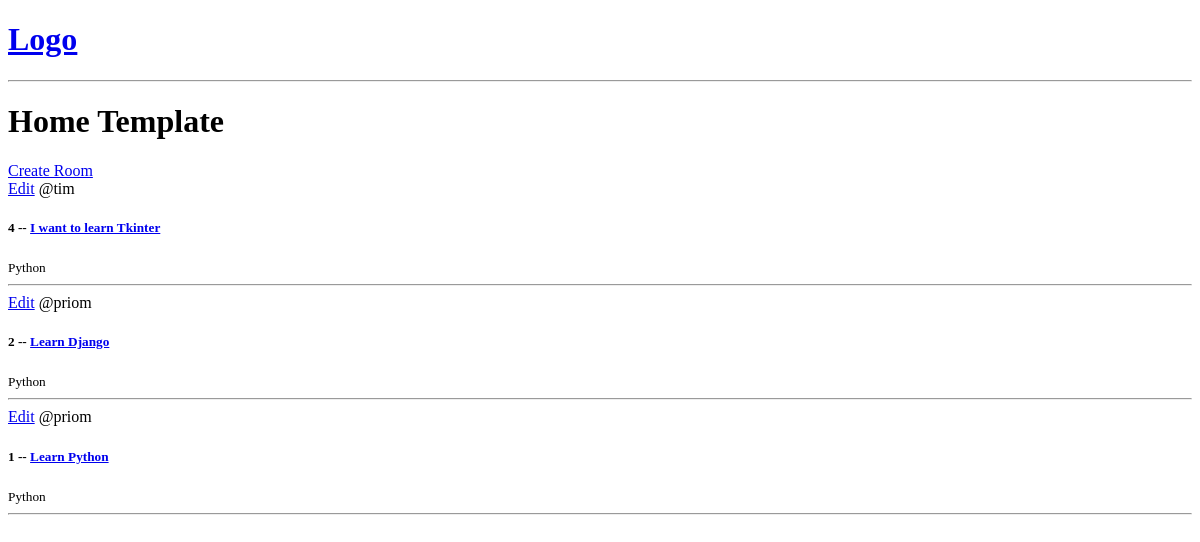
The app's page /, older data.
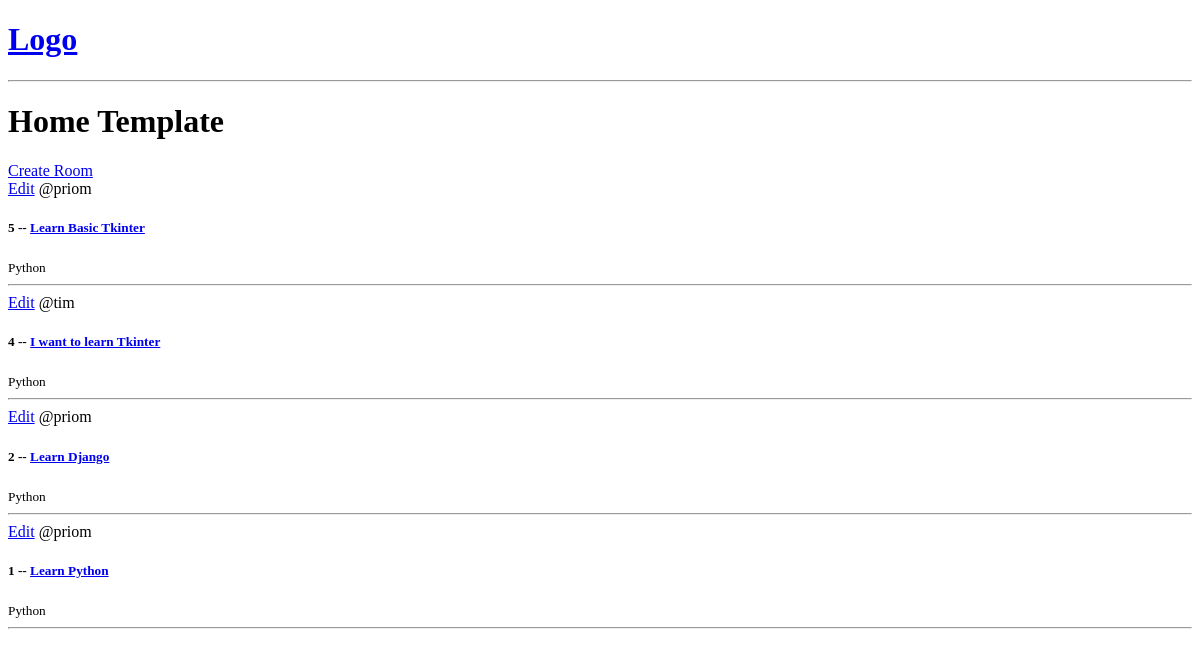
The same page, newer data.
### base/models.py (models this page shows, shortened)
class Room(models.Model):
    host =models.ForeignKey(User, on_delete=models.SET_NULL, null=True)
    topic = models.ForeignKey(Topic, on_delete=models.SET_NULL, null=True)
    name = models.CharField(max_length=200)
    description = models.TextField(null=True, blank=True)
    updated = models.DateTimeField(auto_now=True)
    created = models.DateTimeField(auto_now_add=True)
    class Meta:
        ordering = ['-updated', '-created']

class Topic(models.Model):
    name = models.CharField(max_length=200)

### base/views.py (the view)
# urls.py: path('', views.home, name="home"),
def home(request):
    rooms = Room.objects.all()
    context = {'room':rooms}
    return render(request, 'base/home.html', context)

### base/templates/base/home.html
{% extends 'main.html' %}
{% block content %}
<h1> Home Template</h1>
<div>
    <a href="{% url 'create-room' %}">Create Room</a>
    <div>
        {% for rooms in room %}
        <div>
            <a href="{% url 'update-room' rooms.id %}">Edit</a>
            <span>@{{rooms.host.username}}</span>
            <h5>{{rooms.id}} -- <a href="{% url 'room' rooms.id %}">{{rooms.name}}</a></h5>
            <small>{{rooms.topic.name}}</small>
            <hr>
        </div>
        {% endfor %}
    </div>
</div>
{% endblock content %}

### templates/main.html (shortened to what this page needs)
<!DOCTYPE html>
<html lang="en">
<head>
</head>
<body>
    {% include 'navbar.html'%}
    {% block content %}
    {% endblock %}
</body>
</html>

### templates/navbar.html
<a href="/">
<h1> Logo</h1>
</a>
<hr>

Row changes from the older to the newer data that the page shows:
added Room: host.username "priom", id "5", name "Learn Basic Tkinter", topic.name "Python"
